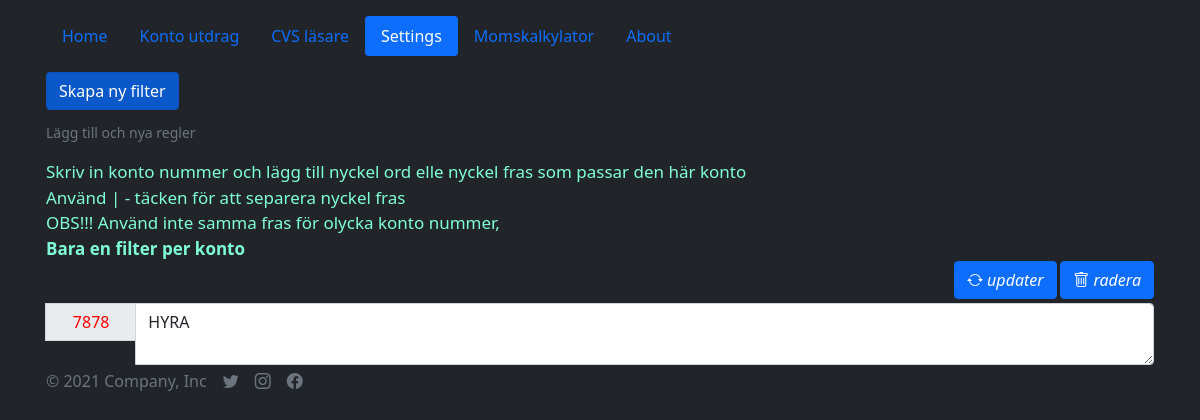
The app's page /settings, older data.
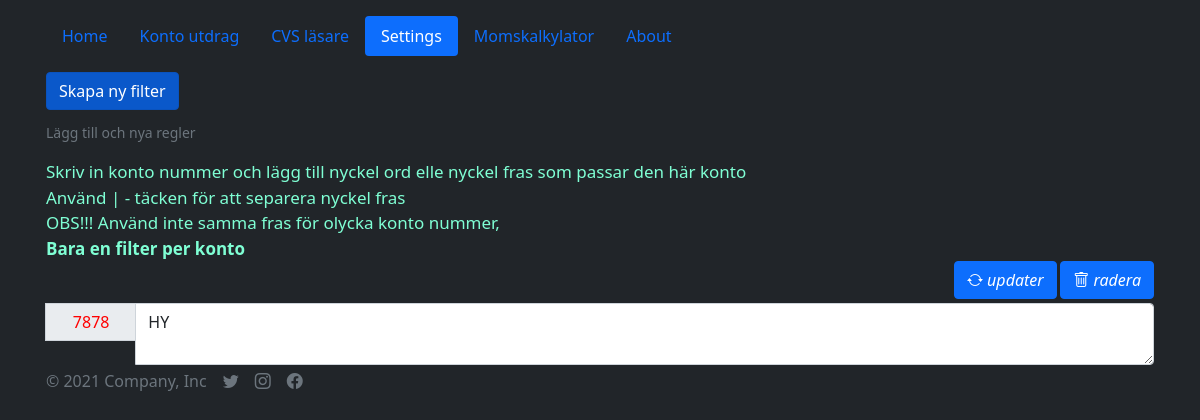
The same page, newer data.
### app/db/database_setup.py (models this page shows, shortened)
class Settings(Base):
    __tablename__ = 'settings'
    __tableargs__ = {'comment': 'Filter installningar'}
    quote_id = Column(Integer, nullable=False, unique=True, primary_key=True, autoincrement=True)
    konto = Column(Integer, default=datetime.utcnow(), comment='konto number', unique=True)
    filter = Column(Text, default=datetime.utcnow(), comment='name')

### app/app.py (the view)
@app.route('/settings', methods=['POST', 'GET'])
def show_settings():
    return settings.view_settings()

### app/templates/settings.html (shortened to what this page needs)
{% extends 'base.html' %}
{% block body %}
    <main class="mt-3">
        <div class="mb-3 justify-content-end">
            <a href="javascript:settings()" class="btn btn-primary active mb-2" aria-current="page">Skapa ny filter</a>
            <div id="label_for_huvudkonto" class="form-text">Lägg till och nya regler</div>
        </div>
        <div id="label_for_huvudkonto" class="form-text" style="color: aquamarine">
            <div id="label_for_huvudkonto" class="form-text" style="color: aquamarine; font-size: 17px">
                Skriv in konto nummer och lägg till nyckel ord elle nyckel fras som passar den här konto
                <br>Använd | - täcken för att separera nyckel fras
                <br>OBS!!! Använd inte samma fras för olycka konto nummer,
                <br><strong>Bara en filter per konto</strong>
            </div>
            {% if settings|length > 0 %}
                {% for setting in settings %}
                    <form method="post" id="settings" action="/settings/{{ setting.quote_id }}/edit/">
                        <div class="mb-1" style="text-align: right">
                            <button class="btn btn-primary" type="submit">
                                <i class="bi bi-arrow-repeat"> updater</i>
                            </button>
                            <a class="btn btn-primary" href="/settings/{{ setting.quote_id }}/delete/" role="button">
                                <i class="bi bi-trash"> radera </i>
                            </a>
                        </div>
                        <div class="input-group mb-1">
                            <input type="text"
                                   id="konto_n"
                                   class="input-group-text col-sm-1 justify-content-start"
                                   name="konto_n"
                                   style="height: 38px; color: red;"
                                   value={{ setting.konto }}>
                            <textarea id="filter_list" class="form-control col-lg justify-content-center"
                                      name="filter_list">{{ setting.filter }}
                        </textarea>
                        </div>
                    </form>
                {% endfor %}
            {% endif %}
        </div>
    </main>
{% endblock %}

Row changes from the older to the newer data that the page shows:
changed Settings: filter_list "HYRA" → "HY"
